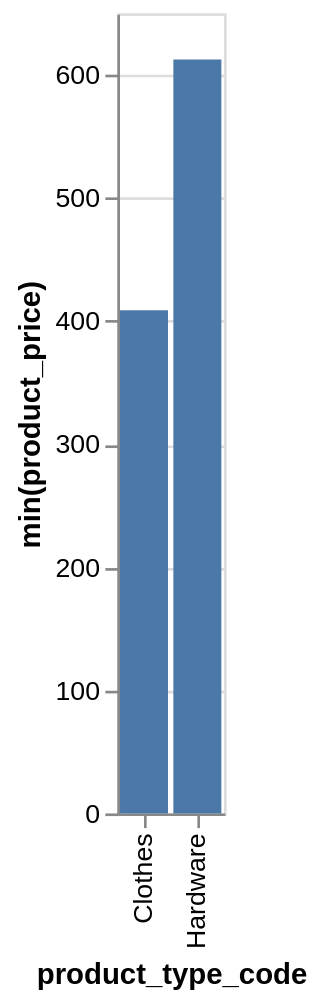

The specification (Vega-Lite) saved for this image:
### Vega-Lite specification from a JSON file in a GitHub repository (floating-point values rounded to 4 significant figures)
{"data": {"values": [{"x_data": "Clothes", "y_data": 408.8}, {"x_data": "Hardware", "y_data": 612.5}]}, "mark": "bar", "encoding": {"x": {"field": "x_data", "type": "nominal", "title": "product_type_code", "sort": {"op": "sum", "field": "y_data", "order": "ascending"}}, "y": {"field": "y_data", "type": "quantitative", "title": "min(product_price)"}}}
